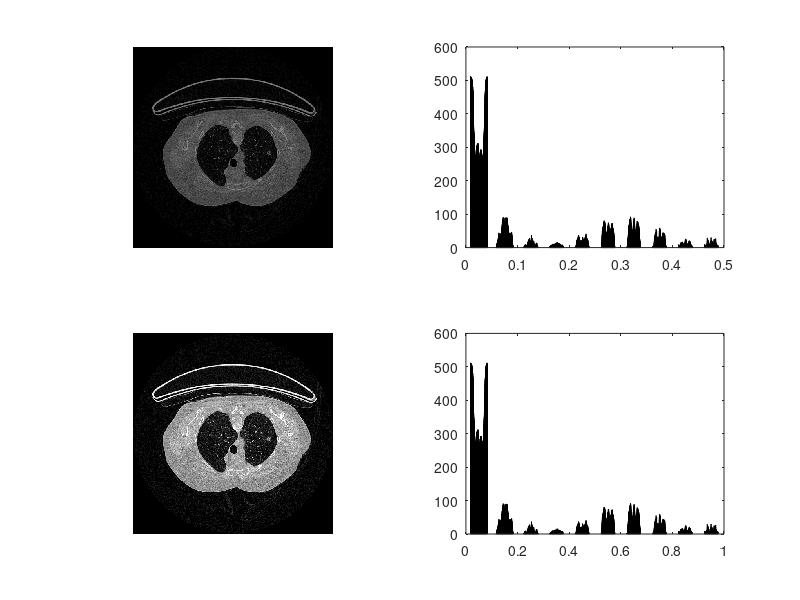

The MATLAB script that drew this image: (Note: this script raises an error after producing the figure.)
close all;
clear all;
load('LungCut.mat');

figure(1);
subplot(2,2,1);
imshow(Im);
subplot(2,2,2);
hist(Im);

MinI1 = min(min(Im));
MaxI1 = max(max(Im));
I2 = (Im-MinI1)/(MaxI1-MinI1);


subplot(2,2,3);
imshow(I2);
subplot(2,2,4);
hist(I2);

seuil = SeuilOptimal(I2);
I3 = I2<seuil;

figure(2);
subplot(2,2,1);
imshow(I3);
subplot(2,2,2);
hist(I3);

I4 = imerode(imdilate(I3,strel('disk',2)),strel('disk',2));

subplot(2,2,3);
imshow(I4);
subplot(2,2,4);
hist(I4);

stats = regionprops(I4,"Centroid","Area","PixelIdxList");
list_indices= segmentation(stats);
I5 = Im>=0;
I5(list_indices) = 0;

figure(3);
subplot(2,1,1);
imshow(I5);

[X,Y] = point_ref(I5);
I6=regiongrowing(I5,X,Y);

figure(4);
subplot(2,1,2);
imshow(I6);
